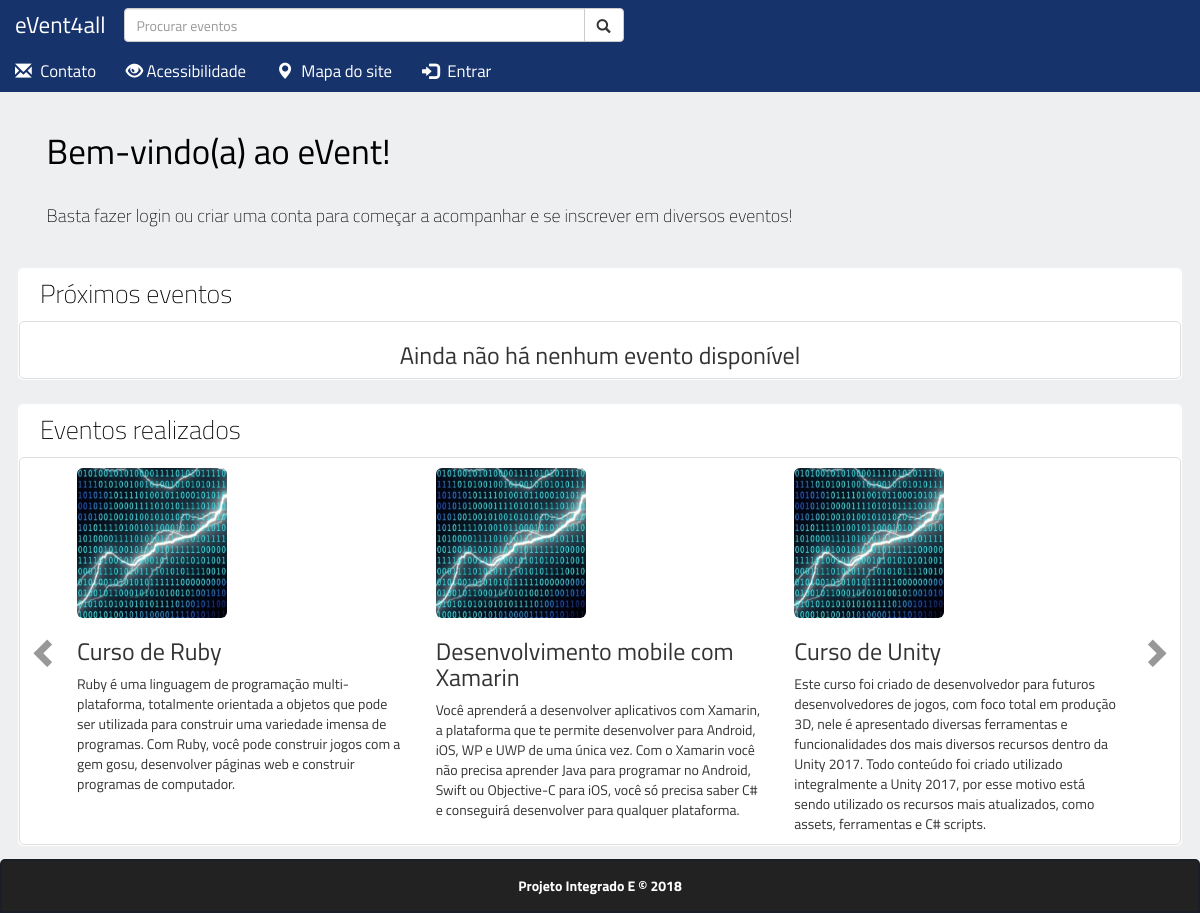
The page / on the database its author committed.
### tables this page shows
CREATE TABLE `eventos` (
  `InicioEv` datetime NOT NULL,
  `FinalEv` datetime NOT NULL,
  `CodEv` int(6) NOT NULL,
  `NomeEv` varchar(50) NOT NULL,
  `DescEv` varchar(1000) NOT NULL,
  `RealizadorEv` varchar(40) NOT NULL,
  `LocalEv` varchar(100) NOT NULL,
  `CapacidadeEv` int(4) NOT NULL,
  `ImagemEv` varchar(100) NOT NULL,
  `CodAdm` int(6) NOT NULL
);

### public/_templates/definir_tema.php (called while the page is built, shortened)
<?php
    if (isset($_COOKIE["tema"])){
        $tema = $_COOKIE["tema"];
    } else {
        $tema = "Style";
    }
?>

### php/buscar_eventos_realizados.php (the view, shortened to what this page needs)
<?php
    require_once("conexao_bd.php");
    $query_realizados = "SELECT *
                        FROM eventos
                        WHERE FinalEv <= NOW()
                        ORDER BY FinalEv";
    $realizados = mysqli_query($conexao,$query_realizados);
    $count = 0;
    $conteudo = '';
    if (mysqli_num_rows($realizados) != 0)
    {
        while ($linha = mysqli_fetch_assoc($realizados))
        {
            $codigoev = $linha["CodEv"];
            $nome = $linha["NomeEv"];
            $descricao = $linha["DescEv"];
            $imagem = $linha["ImagemEv"];
            if ($count == 0)
            {
                $conteudo .=
                "<div class='item active'>
                    <div class='col-md-4 col-sm-12 evento' role='button' data-toggle='modal' data-target='#modal-evento'>
                        <input type='hidden' value='".$codigoev."'>
                        <img src='".$page.$imagem."' class='img-rounded'>
                        <div class='text'>
                            <h3 class='nome-evento'>".$nome."</h3>
                            <p>".$descricao."</p>
                        </div>
                    </div>";
            }
            elseif ($count % 3 == 0)
            {
                $conteudo .=
                "</div><div class='item'>
                    <div class='col-md-4 col-sm-12 evento' role='button' data-toggle='modal' data-target='#modal-evento'>
                        <input type='hidden' value='".$codigoev."'>
                        <img src='".$page.$imagem."' class='img-rounded'>
                        <div class='text'>
                            <h3 class='nome-evento'>".$nome."</h3>
                            <p>".$descricao."</p>
                        </div>
                    </div>";
                $control =
                "<a class='left carousel-control' href='#eventosrealizados' role='button' data-slide='prev'>
                    <span class='glyphicon glyphicon-chevron-left'></span>
                </a>
                <a class='right carousel-control' href='#eventosrealizados' role='button' data-slide='next'>
                    <span class='glyphicon glyphicon-chevron-right'></span>
                </a>";
            }
            else
            {
                $conteudo .=
                "<div class='col-md-4 col-sm-12 evento' role='button' data-toggle='modal' data-target='#modal-evento'>
                    <input type='hidden' value='".$codigoev."'>
                    <img src='".$page.$imagem."' class='img-rounded'>
                    <div class='text'>
                        <h3 class='nome-evento'>".$nome."</h3>
                        <p>".$descricao."</p>
                    </div>
                </div>";
            }
            $count++;
        }
        $conteudo .= "</div>";
    }
    echo $conteudo;
?>

### public/index.php (shortened to what this page needs)
<?php
    require_once("../php/conexao_bd.php");
    include("_templates/definir_tema.php");
?>
<html>
    <head>
        <link rel="stylesheet" href="https://maxcdn.bootstrapcdn.com/bootstrap/3.3.7/css/bootstrap.min.css">
        <link rel="stylesheet" type="text/css" href="_css/<?php echo $tema;?>.css">
	</head>
	<body>
        <?php require("_templates/header.php") ?>
        <div class="jumbotron">
            <div class="container" id="inicio">
                <?php if (isset($_SESSION["nome"])){ ?>
                <h2 class="titulo">Bem-vindo(a), <?php echo $_SESSION["nome"]?>!</h2>
                <p class="intro">Comece a acompanhar e se inscrever em quaisquer eventos de sua preferência agora mesmo!</p>
                <?php } else { ?>
                <h2 class="titulo">Bem-vindo(a) ao eVent!</h2>
                <p class="intro">Basta fazer login ou criar uma conta para começar a acompanhar e se inscrever em diversos eventos!</p>
                <?php } ?>
            </div>
        </div>
        <div class="container-fluid" id="content1">
            <h2 class="titulo-lista">Próximos eventos</h2>
            <div class="row">
                <div class="carousel slide" data-interval="false" id="eventosproximos">
                    <div class="carousel-inner">
                        <?php require("../php/buscar_eventos_proximos.php"); ?>
                    </div>
                </div>
            </div>
        </div>
        <div class="container-fluid" id="content1">
            <h2 class="titulo-lista">Eventos realizados</h2>
            <div class="row">
                <div class="carousel slide" data-interval="false" id="eventosrealizados">
                    <div class="carousel-inner">
                        <?php require("../php/buscar_eventos_realizados.php"); ?>
                    </div>
                    <?php echo $control; ?>
                </div>
            </div>
        </div>
		<footer class="footer">
			Projeto Integrado E &copy; 2018
		</footer>
	</body>
</html>

### public/_templates/header.php (shortened to what this page needs)
<nav class="navbar navbar-default navbar-fixed-top">
    <div class="navbar-header">
        <?php if ($_SERVER["PHP_SELF"] == "/event4all/public/index.php"){
            $page = null;
        } else {
            $page = "../";
        } ?>
        <a href="<?php echo "$page";?>index.php" class="navbar-brand"
        <?php if ($dicas == "on"){ ?> data-toggle="tooltip" data-placement="bottom" title="Clique aqui para ir para a página inicial"<?php } ?>>
            <h1 class="nome-site">eVent4all</h1>
        </a>
    </div>
    <div class="collapse navbar-collapse " id="menu">
        <form id="busca-eventos" class="navbar-form" role="search" action="<?php echo "$page"; ?>buscar_eventos/index.php" method="get">
            <div class="input-group">
                <input type="text" id="busca" name="busca" class="form-control" value="<?php if(isset($_GET['busca'])){echo $_GET['busca'];} ?>" placeholder="Procurar eventos">
                <div class="input-group-btn">
                    <button class="btn btn-default" type="submit"
                    <?php if ($dicas == "on"){ ?> data-toggle="tooltip" data-placement="bottom" title="Clique aqui para fazer a busca"<?php } ?>>
                        <i class="glyphicon glyphicon-search"></i>
                    </button>
                </div>
            </div>
        </form>
        <ul id="grupo-opcoes" class="nav navbar-nav navbar-left" style="clear:left">
            <li>
                <a class="navbar-item" href="<?php echo "$page";?>contato/index.php"
                <?php if ($dicas == "on"){ ?> data-toggle="tooltip" data-placement="bottom" title="Clique aqui para entrar em contato conosco"<?php } ?>>
                    <span class="glyphicon glyphicon-envelope" style="top:2px"></span>&ensp;Contato
                </a>
            </li>
            <li class="dropdown">
                <a id="acessibilidade" class="navbar-item toggle-acess" href="#" role="button" data-toggle="dropdown"
                <?php if ($dicas == "on"){ ?> data-placement="bottom" title="Clique aqui para opções de acessibilidade"<?php } ?>>
                    <span class="glyphicon glyphicon-eye-open" style="top: 2px"></span>&nbsp;Acessibilidade
                </a>
            </li>
            <li>
                <a class="navbar-item" href="<?php echo "$page";?>site_map/index.php"
                <?php if ($dicas == "on"){ ?> data-toggle="tooltip" data-placement="bottom" title="Clique aqui para ir para o mapa do site"<?php } ?>>
                    <span class="glyphicon glyphicon-map-marker" style="top: 2px"></span>&ensp;Mapa do site
                </a>
            </li>
            <li class="dropdown">
                <?php if (!isset($_SESSION["nome"])){ ?>
                <a class="navbar-item toggle-login" href="#" id="login" data-toggle="dropdown" aria-haspopup="true"
                <?php if ($dicas == "on"){ ?> data-placement="bottom" title="Clique aqui para acessar sua conta ou se cadastrar"<?php } ?>>
                    <span class="glyphicon glyphicon-log-in" style="top: 1.5px"></span>&ensp;Entrar
                </a>
                <?php } ?>
            </li>
        </ul>
    </div>
</nav>

### php/buscar_eventos_proximos.php (shortened to what this page needs)
<?php
    require_once("conexao_bd.php");
    $query_proximos = "SELECT *
                      FROM eventos
                      WHERE InicioEv BETWEEN NOW() AND DATE_ADD(NOW(), INTERVAL 1 MONTH)
                      ORDER BY InicioEv";
    $proximos = mysqli_query($conexao,$query_proximos);
    $count = 0;
    $conteudo = '';
    if (mysqli_num_rows($proximos) != 0)
    {
        while ($linha = mysqli_fetch_assoc($proximos))
        {
            $codigoev = $linha["CodEv"];
            $nome = $linha["NomeEv"];
            $descricao = $linha["DescEv"];
            $Realizador = $linha["RealizadorEv"];
            $Local = $linha["LocalEv"];
            $Inicio = new datetime($linha["InicioEv"]);
            $Final = new datetime($linha["FinalEv"]);
            $Capacidade = $linha["CapacidadeEv"];
            $imagem = $linha["ImagemEv"];
            if ($count == 0)
            {
                $conteudo .=
                "<div class='item active'>
                    <div class='col-md-4 col-sm-12 evento' role='button' data-toggle='modal' data-target='#modal-evento'>
                        <input type='hidden' value='".$codigoev."'>
                        <img src='".$page.$imagem."' class='img-rounded'>
                        <div class='text'>
                            <h3 class='nome-evento'>".$nome."</h3>
                            <p>".$descricao."</p>
                        </div>
                    </div>";
            }
            elseif ($count % 3 == 0)
            {
                $conteudo .=
                "</div><div class='item'>
                    <div class='col-md-4 col-sm-12 evento' role='button' data-toggle='modal' data-target='#modal-evento'>
                        <input type='hidden' value='".$codigoev."'>
                        <img src='".$page.$imagem."' class='img-rounded'>
                        <div class='text'>
                            <h3 class='nome-evento'>".$nome."</h3>
                            <p>".$descricao."</p>
                        </div>
                    </div>";
                $control =
                "<a class='left carousel-control' href='#eventosproximos' role='button' data-slide='prev'>
                    <span class='glyphicon glyphicon-chevron-left'></span>
                </a>
                <a class='right carousel-control' href='#eventosproximos' role='button' data-slide='next'>
                    <span class='glyphicon glyphicon-chevron-right'></span>
                </a>";
            }
            else
            {
                $conteudo .=
                "<div class='col-md-4 col-sm-12 evento' role='button' data-toggle='modal' data-target='#modal-evento'>
                    <input type='hidden' value='".$codigoev."'>
                    <img src='".$page.$imagem."' class='img-rounded'>
                    <div class='text'>
                        <h3 class='nome-evento'>".$nome."</h3>
                        <p>".$descricao."</p>
                    </div>
                </div>";
            }
            $count++;
        }
        $conteudo .= "</div>";
    }
    else
    {
        $conteudo .=
        "<div class='item active'>
            <div class='col-md-12'>
                <div class='text text-center'>
                    <h3 class='nome-evento'>Ainda não há nenhum evento disponível</h3>
                </div>
            </div>
        </div>";
    }
    echo $conteudo;
?>

### public/_css/Style.css (style rules this page uses)
.nome-site { font-size: 2.3rem; font-weight: 500; text-align: left; color: rgb(255,255,255); margin-top: -3px; margin-right: 3px; }
h1 { margin-top: -8px; }
.navbar { border: none; background-color: rgb(22,51,108); margin: 0; }
.navbar-item { padding: 11px 15px !important; }
.navbar .collapse .nav { float: left; }
.navbar .collapse .nav li .navbar-item { font-size:1.2em; color: #fff; }
.navbar-form, navbar-collapse collapse in { border: none; }
.input-group-btn { width: 10px !important; }
.input-group { width: 500px; }
.glyphicon-search { height: 2rem; top: 4px; }
body { font-family: 'Verdana', 'Titillium Web', sans-serif; position: relative; padding-top: 3.2em; background: rgb(238,239,241); padding-bottom: 3.1em; }
.jumbotron { background: rgb(238,239,241); color: #000; padding-top: 3.2em; padding-bottom: 1rem; margin-bottom: 1rem; }
#inicio, .intro { margin: 0; font-size: 1.4rem; padding-left: 2%; }
p.intro { font-size: 1.8rem; }
#content1, #content2 { width: 97%; padding: 0px; background: rgb(255,255,255); border-radius: 5px; margin-top: 1.4rem; margin-bottom: 2.4rem; }
.container-fluid .row { margin: 1px; border: 1px solid #ddd; border-radius: 5px; }
.carousel { padding: 0px 3em; }
.carousel-control.right { width: 2em; border-top-right-radius: 5px; border-bottom-right-radius: 5px; background-image: none !important; }
.carousel-control.left { width: 2em; border-top-left-radius: 5px; border-bottom-left-radius: 5px; background-image: none !important; }
.glyphicon-chevron-right, .glyphicon-chevron-left { top: 49% !important; color: #333; text-shadow: none; }
.evento { padding-bottom: 1rem; }
.titulo { font-size: 2.5em; font-weight: 500; padding: 2%; }
.titulo-lista { font-size: 2.6rem; margin: 1.2rem; color: #000; font-weight: 100; padding-left: 1rem; }
p { margin: 0px }
.img-rounded { margin-top: 1rem; width: 150px; height: 150px; }
footer { position: absolute; clear: both; background-color: #222; padding: 1.5rem; text-align: center; font-weight: bold; color: rgb(255,255,255); right: 0; bottom: 0; left: 0; border: 2px solid rgb(26,31,39); border-top-left-radius: 5px; border-top-right-radius: 5px; }

### rows shown on the page
eventos: ImagemEv (picture), NomeEv "Curso de Ruby", DescEv "Ruby é uma linguagem de programação multi-plataforma, totalmente orientada a objetos que pode ser utilizada para construir uma variedade imensa de programas. Com Ruby, você pode construir jogos com a gem gosu, desenvolver páginas web e construir programas de computador."
eventos: ImagemEv (picture), NomeEv "Desenvolvimento mobile com Xamarin", DescEv "Você aprenderá a desenvolver aplicativos com Xamarin, a plataforma que te permite desenvolver para Android, iOS, WP e UWP de uma única vez. Com o Xamarin você não precisa aprender Java para programar no Android, Swift ou Objective-C para iOS, você só precisa saber C# e conseguirá desenvolver para qualquer plataforma."
eventos: ImagemEv (picture), NomeEv "Curso de Unity", DescEv "Este curso foi criado de desenvolvedor para futuros desenvolvedores de jogos, com foco total em produção 3D, nele é apresentado diversas ferramentas e funcionalidades dos mais diversos recursos dentro da Unity 2017. Todo conteúdo foi criado utilizado integralmente a Unity 2017, por esse motivo está sendo utilizado os recursos mais atualizados, como assets, ferramentas e C# scripts."
